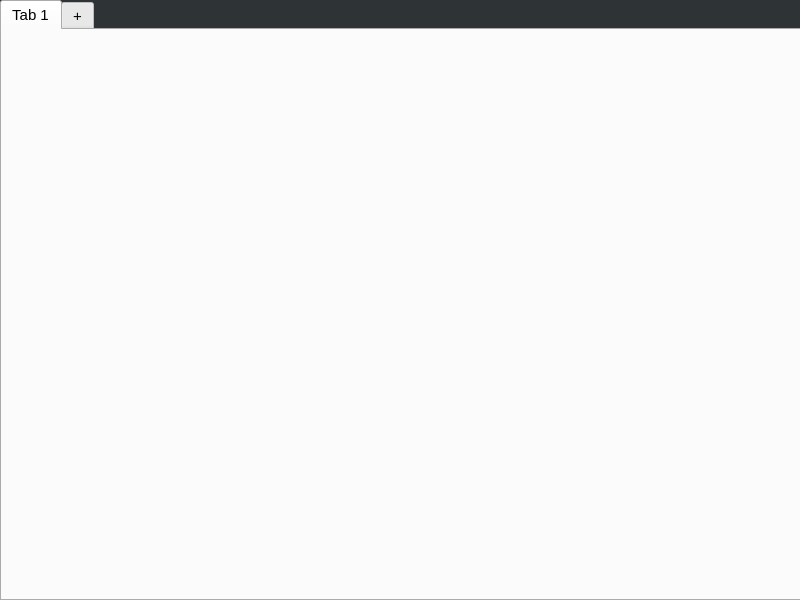
<?xml version="1.0" encoding="UTF-8"?>
<ui version="4.0">
 <class>WebsiteWidget</class>
 <widget class="QWidget" name="WebsiteWidget">
  <property name="geometry">
   <rect>
    <x>0</x>
    <y>0</y>
    <width>800</width>
    <height>600</height>
   </rect>
  </property>
  <property name="windowTitle">
   <string>Widget</string>
  </property>
  <property name="styleSheet">
   <string notr="true">background-color: rgb(46, 52, 54)</string>
  </property>
  <widget class="QWidget" name="widget" native="true">
   <property name="geometry">
    <rect>
     <x>0</x>
     <y>0</y>
     <width>801</width>
     <height>601</height>
    </rect>
   </property>
   <widget class="QTabWidget" name="tabWidget">
    <property name="enabled">
     <bool>true</bool>
    </property>
    <property name="geometry">
     <rect>
      <x>0</x>
      <y>0</y>
      <width>801</width>
      <height>601</height>
     </rect>
    </property>
    <property name="font">
     <font>
      <pointsize>11</pointsize>
     </font>
    </property>
    <property name="styleSheet">
     <string notr="true">background-color: none</string>
    </property>
    <property name="inputMethodHints">
     <set>Qt::ImhNone</set>
    </property>
    <property name="currentIndex">
     <number>0</number>
    </property>
    <widget class="QWidget" name="tab">
     <attribute name="title">
      <string>Tab 1</string>
     </attribute>
    </widget>
    <widget class="QWidget" name="tab_2">
     <attribute name="title">
      <string>+</string>
     </attribute>
    </widget>
   </widget>
  </widget>
 </widget>
 <resources/>
 <connections/>
</ui>
